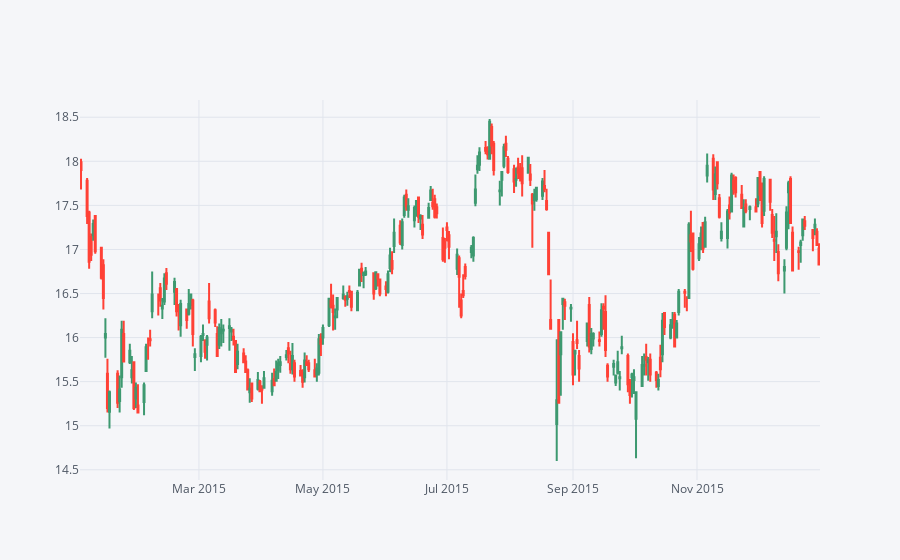

Source (notebook cell):
### Code cell
bac1 = bank_stocks['BAC'][['Open','High','Low','Close']].loc['2015-1-1':'2016-1-1']
bac1.iplot(kind='candle')

### Figure 1 — Plotly figure (JSON) as saved in the notebook; plotly's stock layout.template omitted (floating-point values rounded to 4 significant figures; data arrays with more than 128 entries replaced by an {"elided": "..."} marker saying what was removed)
{"data": [{"close": {"elided": "252 float values"}, "high": {"elided": "252 float values"}, "low": {"elided": "252 float values"}, "open": {"elided": "252 float values"}, "showlegend": false, "type": "candlestick", "x": {"elided": "252 str values"}, "yaxis": "y2"}], "layout": {"legend": {"bgcolor": "#F5F6F9", "font": {"color": "#4D5663"}}, "paper_bgcolor": "#F5F6F9", "plot_bgcolor": "#F5F6F9", "title": {"font": {"color": "#4D5663"}}, "xaxis": {"gridcolor": "#E1E5ED", "rangeslider": {"visible": false}, "showgrid": true, "tickfont": {"color": "#4D5663"}, "title": {"font": {"color": "#4D5663"}, "text": ""}, "zerolinecolor": "#E1E5ED"}, "yaxis": {"gridcolor": "#E1E5ED", "showgrid": true, "showticklabels": false, "tickfont": {"color": "#4D5663"}, "title": {"font": {"color": "#4D5663"}, "text": ""}, "zerolinecolor": "#E1E5ED"}, "yaxis2": {"gridcolor": "#E1E5ED", "showgrid": true, "tickfont": {"color": "#4D5663"}, "title": {"font": {"color": "#4D5663"}, "text": ""}, "zerolinecolor": "#E1E5ED"}}}
